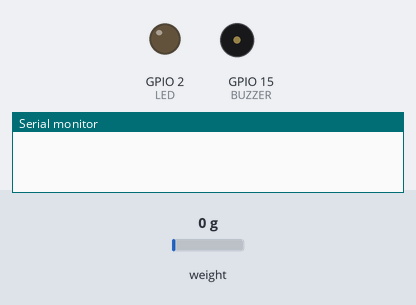
Bench run of a sketch on a simulated ESP32. Parts: output pins drawn as LEDs (lit = HIGH), buzzer (waves = sounding, pin HIGH), the last lines printed to the serial monitor. The test bench sets the inputs (shaded band); at power-on: weight on the scale 0 g. WiFi joins after 1.5 s; servers stay silent unless stated.

Above: at 0.1 s.
At 3.4 s:
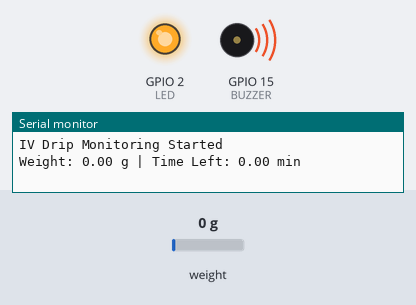
Timing chart, 0 to 4.9 s (numbered marks = the images above):
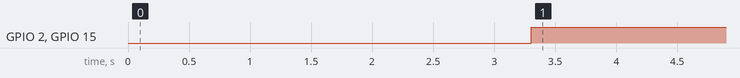

Measured:
- by itself, GPIO 2 (LED), GPIO 15 (BUZZER): LOW → HIGH at 3.3 s

The sketch:

IV_Drip_Monitoring.ino
```cpp
#define BLYNK_TEMPLATE_ID "******"
#define BLYNK_TEMPLATE_NAME "Heart n SpO2 Monitor"
#define BLYNK_AUTH_TOKEN "****"

#include <HX711.h>
#include <WiFi.h>
#include <BlynkSimpleEsp32.h>

// WiFi Credentials
char ssid[] = "*****";
char pass[] = "****";

// Pins
#define DT 21
#define SCK 22
#define BUZZER 15
#define LED 2

HX711 scale;

// Variables
float calibration_factor = -7050; // You will calibrate this
float lastWeight = 0;
unsigned long lastTime = 0;
float dripRate = 0;
float timeRemainingMin = 0;

// Blynk Virtual Pins
#define VPIN_WEIGHT V3
#define VPIN_TIME_LEFT V3
#define VPIN_ALERT V5

void setup() {
  Serial.begin(115200);
  Blynk.begin(BLYNK_AUTH_TOKEN, ssid, pass);

  pinMode(BUZZER, OUTPUT);
  pinMode(LED, OUTPUT);

  scale.begin(DT, SCK);
  scale.set_scale(calibration_factor);
  scale.tare(); // Zero initial weight

  lastTime = millis();
  Serial.println("IV Drip Monitoring Started");
}

void loop() {
  Blynk.run();

  float currentWeight = scale.get_units(5);
  unsigned long currentTime = millis();

  float timePassedMin = (currentTime - lastTime) / 60000.0;
  float weightDrop = lastWeight - currentWeight;

  if (timePassedMin > 0.1 && weightDrop > 0) {
    dripRate = weightDrop / timePassedMin; // g/min
    timeRemainingMin = currentWeight / dripRate;
    lastWeight = currentWeight;
    lastTime = currentTime;
  }

  // Blynk send data
  Blynk.virtualWrite(VPIN_WEIGHT, currentWeight);
  Blynk.virtualWrite(VPIN_TIME_LEFT, timeRemainingMin);

  // Alert if bottle nearly empty
  if (currentWeight < 0.05) { // less than 10g left
    digitalWrite(BUZZER, HIGH);
    digitalWrite(LED, HIGH);
    Blynk.virtualWrite(VPIN_ALERT, "ALERT: IV Bottle Almost Empty!");
  } else {
    digitalWrite(BUZZER, LOW);
    digitalWrite(LED, LOW);
    Blynk.virtualWrite(VPIN_ALERT, "IV Level Normal");
  }

  Serial.print("Weight: "); Serial.print(currentWeight);
  Serial.print(" g | Time Left: "); Serial.print(timeRemainingMin);
  Serial.println(" min");

  delay(500);
}
```
